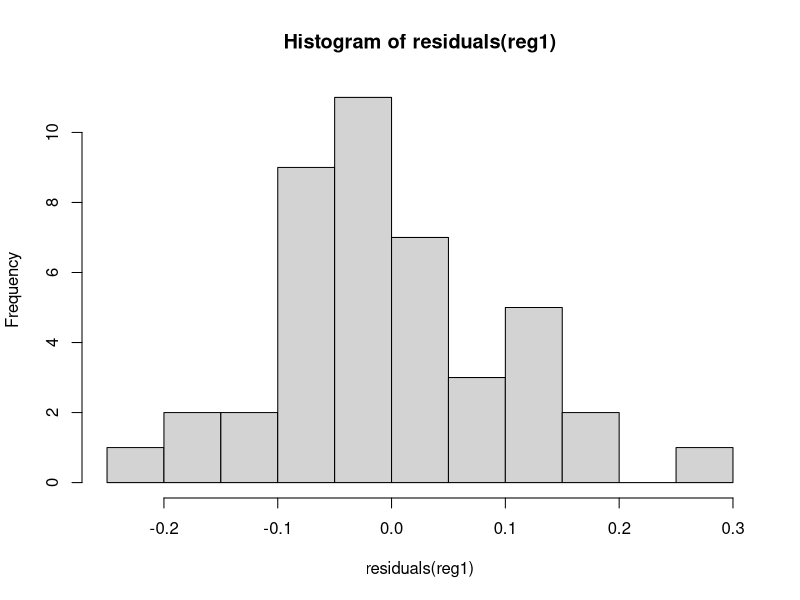
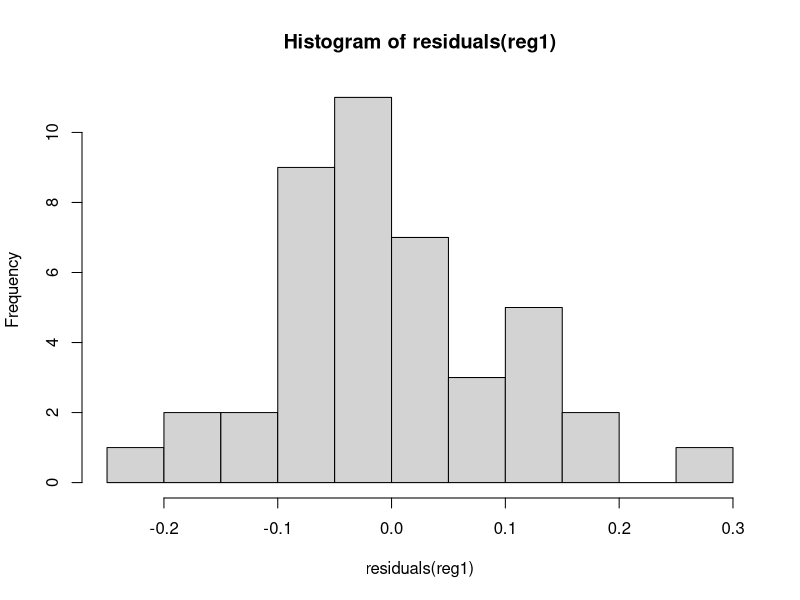
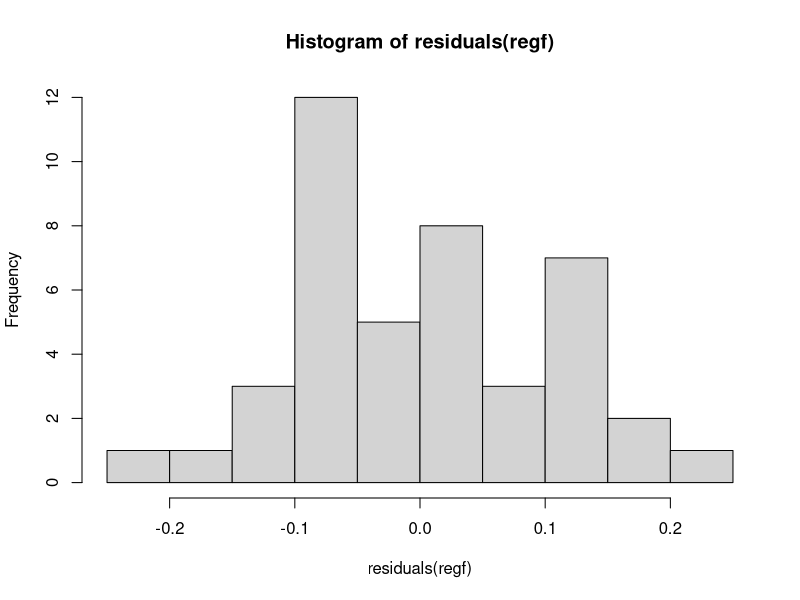

Reproduce these figures in R, in order.
# R Statistics Essential Training
# Ex09_01
# Computing a multiple regression

# Load data
?USJudgeRatings
data(USJudgeRatings)
dim(USJudgeRatings)
USJudgeRatings[1:5, ]

# Basic multiple regression
reg1 <- lm(RTEN ~ CONT + INTG + DMNR + DILG + CFMG + 
           DECI + PREP + FAMI + ORAL + WRIT + PHYS,
           data = USJudgeRatings)
reg1  # Gives the coefficients only
summary(reg1)  # Much more

# More detailed summaries
anova(reg1)
coef(reg1)  # Or coefficients(reg1)
confint(reg1)  # CI for coefficients
resid(reg1)  # Or residuals; Residuals case-by-case
hist(residuals(reg1))  # Histogram of residuals
# And others

# Possibility of stepwise variables selection
# (backwards and forwards); exercise caution!

# Backwards stepwise regression
# Repeating the first regression model, which contains
# all of the predictor variables and serves as the 
# starting point
reg1 <- lm(RTEN ~ CONT + INTG + DMNR + DILG + CFMG + 
           DECI + PREP + FAMI + ORAL + WRIT + PHYS,
           data = USJudgeRatings)
regb <- step(reg1,
             direction = "backward",
             trace = 0)  # Don't print the steps
summary(regb) # reg backword

# Forwards stepwise regression
# Start with model that has nothing but a constant
reg0 <- lm(RTEN ~ 1, data = USJudgeRatings)  # Minimal model
reg0
regf <- step(reg0,  # Start with minimal model
             direction = "forward",
             scope = (~ CONT + INTG + DMNR + DILG + 
                        CFMG + DECI + PREP + FAMI + 
                        ORAL + WRIT + PHYS),
             data = USJudgeRatings,
             trace = 0)  # Don't print the steps
hist(residuals(reg1))  # Histogram of residuals
summary(regf)
hist(residuals(regf))  # reg forward

# For many more options, see the "rms" package
# ("Regression Modeling Strategies")

rm(list = ls())  # Clean up
